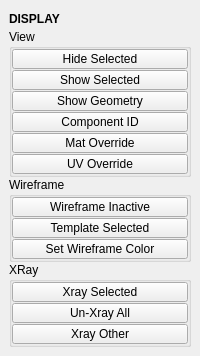
<?xml version="1.0" encoding="UTF-8"?>
<ui version="4.0">
 <class>QtUi</class>
 <widget class="QMainWindow" name="QtUi">
  <property name="enabled">
   <bool>true</bool>
  </property>
  <property name="geometry">
   <rect>
    <x>0</x>
    <y>0</y>
    <width>200</width>
    <height>355</height>
   </rect>
  </property>
  <property name="tabShape">
   <enum>QTabWidget::Triangular</enum>
  </property>
  <property name="dockNestingEnabled">
   <bool>true</bool>
  </property>
  <property name="dockOptions">
   <set>QMainWindow::AllowNestedDocks|QMainWindow::AllowTabbedDocks|QMainWindow::AnimatedDocks|QMainWindow::ForceTabbedDocks</set>
  </property>
  <widget class="QWidget" name="central_widget">
   <property name="minimumSize">
    <size>
     <width>200</width>
     <height>0</height>
    </size>
   </property>
   <layout class="QVBoxLayout" name="verticalLayout_2">
    <item>
     <layout class="QVBoxLayout" name="verticalLayout">
      <property name="spacing">
       <number>0</number>
      </property>
      <item>
       <widget class="Header" name="header">
        <property name="minimumSize">
         <size>
          <width>0</width>
          <height>20</height>
         </size>
        </property>
        <property name="font">
         <font>
          <weight>75</weight>
          <bold>true</bold>
         </font>
        </property>
        <property name="text">
         <string>DISPLAY</string>
        </property>
       </widget>
      </item>
      <item>
       <widget class="QGroupBox" name="View">
        <property name="title">
         <string>View</string>
        </property>
        <layout class="QVBoxLayout" name="verticalLayout_3">
         <property name="spacing">
          <number>1</number>
         </property>
         <property name="leftMargin">
          <number>0</number>
         </property>
         <property name="topMargin">
          <number>0</number>
         </property>
         <property name="rightMargin">
          <number>0</number>
         </property>
         <property name="bottomMargin">
          <number>0</number>
         </property>
         <item>
          <widget class="QPushButton" name="b002">
           <property name="minimumSize">
            <size>
             <width>0</width>
             <height>20</height>
            </size>
           </property>
           <property name="maximumSize">
            <size>
             <width>16777215</width>
             <height>20</height>
            </size>
           </property>
           <property name="text">
            <string>Hide Selected</string>
           </property>
          </widget>
         </item>
         <item>
          <widget class="QPushButton" name="b003">
           <property name="minimumSize">
            <size>
             <width>0</width>
             <height>20</height>
            </size>
           </property>
           <property name="maximumSize">
            <size>
             <width>16777215</width>
             <height>20</height>
            </size>
           </property>
           <property name="text">
            <string>Show Selected</string>
           </property>
          </widget>
         </item>
         <item>
          <widget class="QPushButton" name="b004">
           <property name="minimumSize">
            <size>
             <width>0</width>
             <height>20</height>
            </size>
           </property>
           <property name="maximumSize">
            <size>
             <width>16777215</width>
             <height>20</height>
            </size>
           </property>
           <property name="text">
            <string>Show Geometry</string>
           </property>
          </widget>
         </item>
         <item>
          <widget class="QPushButton" name="b011">
           <property name="minimumSize">
            <size>
             <width>0</width>
             <height>20</height>
            </size>
           </property>
           <property name="maximumSize">
            <size>
             <width>16777215</width>
             <height>20</height>
            </size>
           </property>
           <property name="text">
            <string>Component ID</string>
           </property>
          </widget>
         </item>
         <item>
          <widget class="QPushButton" name="b009">
           <property name="minimumSize">
            <size>
             <width>0</width>
             <height>20</height>
            </size>
           </property>
           <property name="maximumSize">
            <size>
             <width>16777215</width>
             <height>20</height>
            </size>
           </property>
           <property name="toolTip">
            <string>Material Override</string>
           </property>
           <property name="text">
            <string>Mat Override</string>
           </property>
          </widget>
         </item>
         <item>
          <widget class="QPushButton" name="chk000">
           <property name="minimumSize">
            <size>
             <width>0</width>
             <height>20</height>
            </size>
           </property>
           <property name="maximumSize">
            <size>
             <width>16777215</width>
             <height>20</height>
            </size>
           </property>
           <property name="toolTip">
            <string>Material Override: Override with UV checker</string>
           </property>
           <property name="text">
            <string>UV Override</string>
           </property>
          </widget>
         </item>
        </layout>
       </widget>
      </item>
      <item>
       <widget class="QGroupBox" name="Wireframe">
        <property name="title">
         <string>Wireframe</string>
        </property>
        <layout class="QVBoxLayout" name="verticalLayout_6">
         <property name="spacing">
          <number>1</number>
         </property>
         <property name="leftMargin">
          <number>0</number>
         </property>
         <property name="topMargin">
          <number>0</number>
         </property>
         <property name="rightMargin">
          <number>0</number>
         </property>
         <property name="bottomMargin">
          <number>0</number>
         </property>
         <item>
          <widget class="QPushButton" name="b012">
           <property name="minimumSize">
            <size>
             <width>0</width>
             <height>20</height>
            </size>
           </property>
           <property name="maximumSize">
            <size>
             <width>16777215</width>
             <height>20</height>
            </size>
           </property>
           <property name="toolTip">
            <string>Shaded on active (selected) obhects only</string>
           </property>
           <property name="text">
            <string>Wireframe Inactive</string>
           </property>
          </widget>
         </item>
         <item>
          <widget class="QPushButton" name="b021">
           <property name="minimumSize">
            <size>
             <width>0</width>
             <height>20</height>
            </size>
           </property>
           <property name="maximumSize">
            <size>
             <width>16777215</width>
             <height>20</height>
            </size>
           </property>
           <property name="text">
            <string>Template Selected</string>
           </property>
          </widget>
         </item>
         <item>
          <widget class="QPushButton" name="b000">
           <property name="minimumSize">
            <size>
             <width>0</width>
             <height>20</height>
            </size>
           </property>
           <property name="maximumSize">
            <size>
             <width>16777215</width>
             <height>20</height>
            </size>
           </property>
           <property name="toolTip">
            <string>Set the wireframe color of all selected objects.</string>
           </property>
           <property name="text">
            <string>Set Wireframe Color</string>
           </property>
          </widget>
         </item>
        </layout>
       </widget>
      </item>
      <item>
       <widget class="QGroupBox" name="XRay">
        <property name="title">
         <string>XRay</string>
        </property>
        <layout class="QVBoxLayout" name="verticalLayout_5">
         <property name="spacing">
          <number>1</number>
         </property>
         <property name="leftMargin">
          <number>0</number>
         </property>
         <property name="topMargin">
          <number>0</number>
         </property>
         <property name="rightMargin">
          <number>0</number>
         </property>
         <property name="bottomMargin">
          <number>0</number>
         </property>
         <item>
          <widget class="QPushButton" name="b005">
           <property name="minimumSize">
            <size>
             <width>0</width>
             <height>20</height>
            </size>
           </property>
           <property name="maximumSize">
            <size>
             <width>16777215</width>
             <height>20</height>
            </size>
           </property>
           <property name="text">
            <string>Xray Selected</string>
           </property>
          </widget>
         </item>
         <item>
          <widget class="QPushButton" name="b006">
           <property name="minimumSize">
            <size>
             <width>0</width>
             <height>20</height>
            </size>
           </property>
           <property name="maximumSize">
            <size>
             <width>16777215</width>
             <height>20</height>
            </size>
           </property>
           <property name="text">
            <string>Un-Xray All</string>
           </property>
          </widget>
         </item>
         <item>
          <widget class="QPushButton" name="b007">
           <property name="minimumSize">
            <size>
             <width>0</width>
             <height>20</height>
            </size>
           </property>
           <property name="maximumSize">
            <size>
             <width>16777215</width>
             <height>20</height>
            </size>
           </property>
           <property name="text">
            <string>Xray Other</string>
           </property>
          </widget>
         </item>
        </layout>
       </widget>
      </item>
      <item>
       <spacer name="verticalSpacer">
        <property name="orientation">
         <enum>Qt::Vertical</enum>
        </property>
        <property name="sizeHint" stdset="0">
         <size>
          <width>0</width>
          <height>10</height>
         </size>
        </property>
       </spacer>
      </item>
     </layout>
    </item>
   </layout>
  </widget>
 </widget>
 <customwidgets>
  <customwidget>
   <class>Header</class>
   <extends>QLabel</extends>
   <header>uitk.widgets.header.Header.h</header>
  </customwidget>
 </customwidgets>
 <resources/>
 <connections/>
 <designerdata>
  <property name="gridDeltaX">
   <number>5</number>
  </property>
  <property name="gridDeltaY">
   <number>5</number>
  </property>
  <property name="gridSnapX">
   <bool>true</bool>
  </property>
  <property name="gridSnapY">
   <bool>true</bool>
  </property>
  <property name="gridVisible">
   <bool>true</bool>
  </property>
 </designerdata>
</ui>
